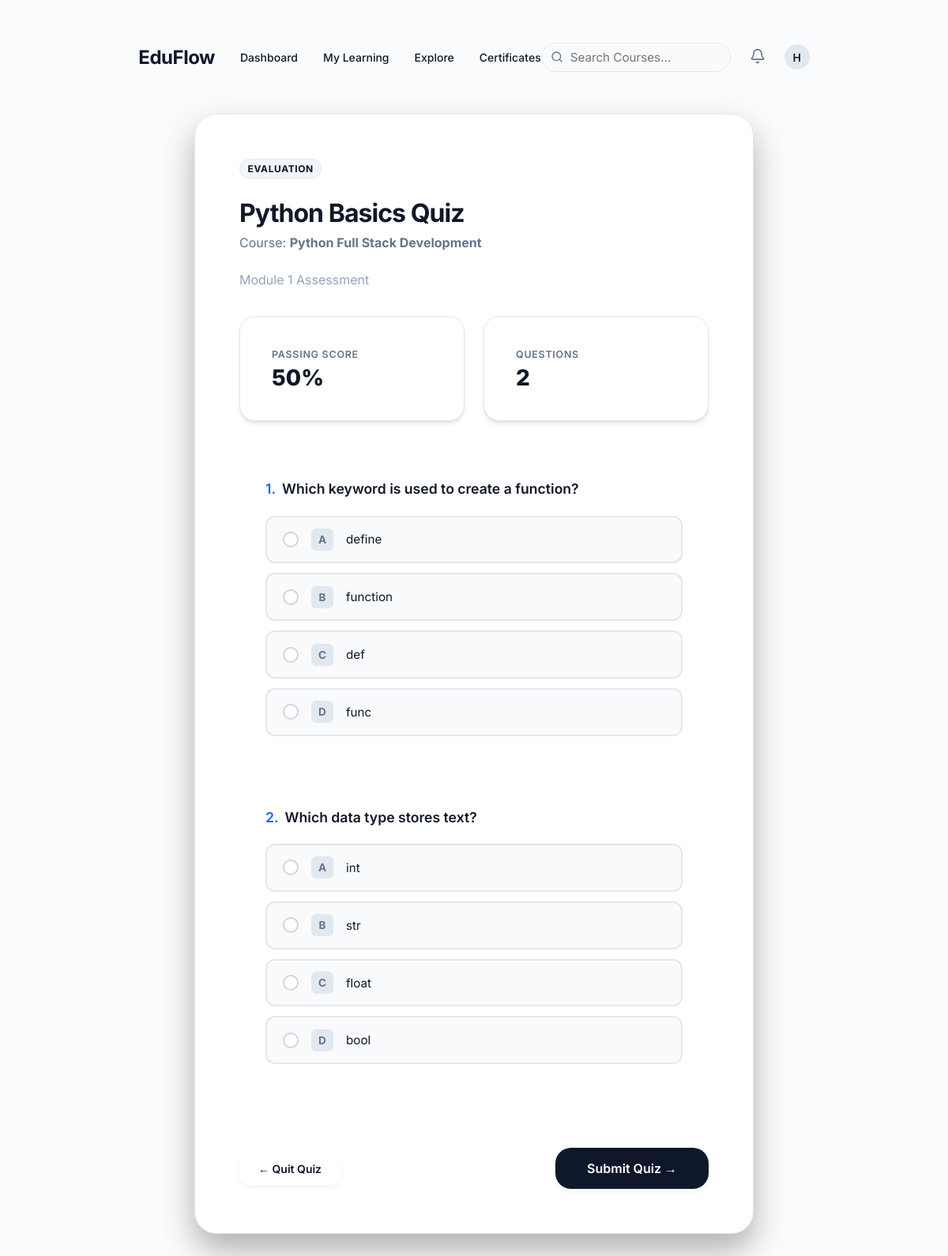
The page /quizzes/1/ (signed in) on the database its author committed.
### accounts/models.py (models this page shows, shortened)
class User(AbstractUser):
    email = models.EmailField(unique=True)
    is_student = models.BooleanField(default=True)
    is_instructor = models.BooleanField(default=False)

### quizzes/models.py (models this page shows, shortened)
class Quiz(models.Model):
    course = models.ForeignKey(
        Course,
        on_delete=models.CASCADE,
        related_name="quizzes"
    )
    title = models.CharField(max_length=200)
    description = models.TextField(
        blank=True,
        null=True
    )
    passing_score = models.PositiveIntegerField(
        default=50
    )
    created_at = models.DateTimeField(
        auto_now_add=True
    )

class Question(models.Model):
    QUESTION_TYPES = (
        ("MCQ", "Multiple Choice"),
        ("TF", "True/False"),
    )
    quiz = models.ForeignKey(
        Quiz,
        on_delete=models.CASCADE,
        related_name="questions"
    )
    text = models.TextField()
    option_a = models.CharField(
        max_length=255
    )
    option_b = models.CharField(
        max_length=255
    )
    option_c = models.CharField(
        max_length=255,
        blank=True
    )
    option_d = models.CharField(
        max_length=255,
        blank=True
    )
    correct_answer = models.CharField(
        max_length=1,
        choices=(
            ("A", "A"),
            ("B", "B"),
            ("C", "C"),
            ("D", "D"),
        )
    )
    question_type = models.CharField(
        max_length=10,
        choices=QUESTION_TYPES,
        default="MCQ"
    )
    points = models.PositiveIntegerField(
        default=1
    )

### courses/models.py (models this page shows, shortened)
class Course(models.Model):
    category = models.ForeignKey(
        Category,
        on_delete=models.SET_NULL,
        null=True,
        blank=True,
        related_name="courses"
    )
    tags = models.ManyToManyField(
        Tag,
        blank=True,
        related_name="courses"
    )
    skills = models.ManyToManyField(
        'paths.Skill',
        blank=True,
        related_name='courses'
    )
    cover_image = models.ImageField(upload_to="course_covers/", null=True, blank=True, validators=[validate_image_upload])
    level = models.CharField(max_length=20, choices=[('BEGINNER', 'Beginner'), ('INTERMEDIATE', 'Intermediate'), ('ADVANCED', 'Advanced')], default="BEGINNER")
    title = models.CharField(max_length=200)
    description = models.TextField()
    thumbnail = models.ImageField(
        upload_to="course_thumbnails/",
        blank=True,
        null=True,
        validators=[
            FileValidator(
                allowed_extensions=['.png', '.jpg', '.jpeg', '.webp'],
                allowed_mimetypes=['image/png', 'image/jpeg', 'image/webp'],
                max_size=2 * 1024 * 1024
            )
        ]
    )
    created_at = models.DateTimeField(
        auto_now_add=True
    )
    updated_at = models.DateTimeField(
        auto_now=True
    )
    is_featured = models.BooleanField(
        default=False
    )

### quizzes/views.py (the view, shortened to what this page needs)
@login_required
def quiz_detail(request, pk):
    quiz = get_object_or_404(Quiz, pk=pk)
    questions = quiz.questions.all()
    return render(
        request,
        "quizzes/quiz_detail.html",
        {
            "quiz": quiz,
            "questions": questions,
        }
    )

### templates/quizzes/quiz_detail.html (shortened to what this page needs)
{% extends "base.html" %}
{% load static %}
{% block body_class %}page-centered{% endblock %}
{% block content %}
<div class="quiz-wrap">
    <div class="quiz-card">
        <span class="badge badge-navy" style="margin-bottom: 1.5rem;">Evaluation</span>
        <h1 style="font-size: 2rem; font-weight: 700; letter-spacing: -0.03em; margin-bottom: 0.5rem;" class="heading-gradient">
            {{ quiz.title }}
        </h1>
        <p class="text-muted" style="margin-bottom: 1.5rem;">Course: <strong>{{ quiz.course.title }}</strong></p>
        {% if quiz.description %}
        <p style="color: var(--text-subtle); line-height: 1.7; margin-bottom: 2rem;">{{ quiz.description }}</p>
        {% endif %}
        <div class="stats-grid" style="grid-template-columns: 1fr 1fr; margin-bottom: 2.5rem;"
             role="region" aria-label="Quiz information">
            <div class="stat-card">
                <p class="stat-label">Passing Score</p>
                <p class="stat-value" style="font-size: 1.75rem;">{{ quiz.passing_score }}%</p>
            </div>
            <div class="stat-card">
                <p class="stat-label">Questions</p>
                <p class="stat-value" style="font-size: 1.75rem;">{{ quiz.questions.count }}</p>
            </div>
        </div>
        <form method="POST" id="quiz-form" novalidate>
            {% for question in questions %}
            <div class="question-card" id="q-{{ question.id }}" role="group" aria-labelledby="q-text-{{ question.id }}">
                <h3>
                    <span class="q-number" aria-hidden="true">{{ forloop.counter }}.</span>
                    <span id="q-text-{{ question.id }}">{{ question.text }}</span>
                </h3>
                <div class="options-list" role="radiogroup" aria-label="Options for question {{ forloop.counter }}">
                    <label class="option-label">
                        <input type="radio" name="question_{{ question.id }}" value="A" required
                               aria-label="Option A: {{ question.option_a }}">
                        <span class="opt-letter" aria-hidden="true">A</span>
                        <span class="opt-text">{{ question.option_a }}</span>
                    </label>
                    <label class="option-label">
                        <input type="radio" name="question_{{ question.id }}" value="B"
                               aria-label="Option B: {{ question.option_b }}">
                        <span class="opt-letter" aria-hidden="true">B</span>
                        <span class="opt-text">{{ question.option_b }}</span>
                    </label>
                    {% if question.option_c %}
                    <label class="option-label">
                        <input type="radio" name="question_{{ question.id }}" value="C"
                               aria-label="Option C: {{ question.option_c }}">
                        <span class="opt-letter" aria-hidden="true">C</span>
                        <span class="opt-text">{{ question.option_c }}</span>
                    </label>
                    {% endif %}
                    {% if question.option_d %}
                    <label class="option-label">
                        <input type="radio" name="question_{{ question.id }}" value="D"
                               aria-label="Option D: {{ question.option_d }}">
                        <span class="opt-letter" aria-hidden="true">D</span>
                        <span class="opt-text">{{ question.option_d }}</span>
                    </label>
                    {% endif %}
                </div>
            </div>
            {% endfor %}
            <div style="display:flex; justify-content:space-between; align-items:center; flex-wrap:wrap; gap:1rem; margin-top:2.5rem; padding-top:2rem; border-top:1px solid rgba(255,255,255,0.06);">
                <a href="{% url 'course_detail' quiz.course.id %}" class="btn btn-secondary" id="btn-quit">
                    &larr; Quit Quiz
                </a>
                <button type="submit" class="btn btn-primary btn--lg" id="btn-submit">
                    Submit Quiz &rarr;
                </button>
            </div>
        </form>
    </div>
</div>
{% endblock %}

### templates/_navbar.html (shortened to what this page needs)
<nav class="global-nav" aria-label="Main navigation">
    <div class="container">
        <div class="global-nav__left">
            <a href="{% url 'dashboard' %}" class="global-nav__logo">EduFlow</a>
            <div class="global-nav__links">
                {% if request.user.is_authenticated %}
                    {% if is_admin %}
                    <a href="{% url 'instructor_dashboard' %}">Instructor Portal</a>
                    <a href="{% url 'monitoring_dashboard' %}">Monitoring</a>
                    <a href="{% url 'reports_dashboard' %}">Reports</a>
                    {% else %}
                    <a href="{% url 'dashboard' %}">Dashboard</a>
                    <a href="{% url 'my_courses' %}">My Learning</a>
                    <a href="{% url 'course_list' %}">Explore</a>
                    <a href="{% url 'certificate_list' %}">Certificates</a>
                    {% endif %}
                {% else %}
                    <a href="{% url 'course_list' %}">Explore</a>
                {% endif %}
            </div>
        </div>
        <div class="global-nav__right">
            {% if request.user.is_authenticated %}
                <div class="global-nav__links" style="gap: 24px;">
                    <form action="{% url 'search_courses' %}" method="get" style="position: relative; flex: 0 0 240px; max-width: 240px;">
                        <i data-lucide="search" style="position: absolute; left: 12px; top: 50%; transform: translateY(-50%); width: 16px; height: 16px; color: var(--text-muted);"></i>
                        <input type="text" name="q" placeholder="Search Courses..." class="input" style="padding-left: 36px; padding-top: 0.5rem; padding-bottom: 0.5rem; border-radius: var(--radius-full); width: 100%; background: #F8FAFC;">
                    </form>
                    <div class="nav-notifications" style="position: relative; display: flex; align-items: center;">
                        <button id="notificationBell" style="background: none; border: none; cursor: pointer; position: relative; padding: 0;">
                            <i data-lucide="bell" style="width: 20px; color: var(--text-muted);"></i>
                        </button>
                    </div>
                    <a href="{% url 'profile' %}" aria-label="Profile" style="display: flex; align-items: center;">
                        <div class="avatar avatar-sm" aria-hidden="true">{{ request.user.username|make_list|first|upper }}</div>
                    </a>
                </div>
            {% else %}
                <div class="global-nav__links">
                    <a href="{% url 'login' %}" class="btn btn-secondary btn--sm">Log In</a>
                    <a href="{% url 'register' %}" class="btn btn-primary btn--sm">Sign Up</a>
                </div>
            {% endif %}
        </div>
    </div>
</nav>

### static/css/main.css (style rules this page uses)
:root { --bg-gradient: #FAFBFC; --bg-gradient-auth: #FAFBFC; --card-bg: #FFFFFF; --card-bg-auth: #FFFFFF; --card-border: #E5E7EB; --accent-primary: #0F172A; --accent-secondary: #2563EB; --accent-cyan: #06B6D4; --accent-green: #10B981; --accent-red: #EF4444; --accent-amber: #F59E0B; --accent-gold: #D4AF37; --text-primary: #111827; --text-muted: #64748B; --text-subtle: #94A3B8; --input-bg: #FFFFFF; --input-border: #E5E7EB; --input-focus: #2563EB; --success: #10B981; --danger: #EF4444; --warning: #F59E0B; --info: #06B6D4; --shadow-sm: 0 4px 8px rgba(0,0,0,.04); --shadow-md: 0 12px 24px rgba(15,23,42,.08); --shadow-lg: 0 24px 48px rgba(15,23,42,.12); --radius-sm: 8px; --radius-md: 12px; --radius-lg: 20px; --radius-xl: 28px; --radius-full: 9999px; }
*, *::before, *::after { box-sizing: border-box; margin: 0; padding: 0; }
html { scroll-behavior: smooth; }
body { font-family: 'Inter', sans-serif; background: var(--bg-gradient); color: var(--text-primary); min-height: 100vh; position: relative; overflow-x: hidden; }
.container { max-width: 1280px; margin: 0 auto; padding: 0 40px; width: 100%; }
.global-nav { height: 80px; background: var(--surface); border-bottom: 1px solid var(--border); display: flex; align-items: center; position: sticky; top: 0; z-index: 100; }
.global-nav .container { display: flex; justify-content: space-between; align-items: center; }
.global-nav__left, .global-nav__right { display: flex; align-items: center; gap: 32px; }
.global-nav__logo { font-size: 24px; font-weight: 700; color: var(--accent-primary); text-decoration: none; letter-spacing: -0.02em; }
.global-nav__links { display: flex; align-items: center; gap: 32px; white-space: nowrap; }
.global-nav__links a { text-decoration: none; color: var(--text-secondary); font-weight: 500; font-size: 14px; transition: color 200ms ease; }
.page-centered { display: flex; flex-direction: column; align-items: center; justify-content: center; padding: 2rem 1rem; min-height: 100vh; }
.text-muted { color: var(--text-muted); }
.btn { display: inline-flex; align-items: center; justify-content: center; gap: 0.4rem; padding: 0.75rem 1.5rem; border-radius: 12px; font-family: inherit; font-size: 0.925rem; font-weight: 600; text-decoration: none; cursor: pointer; border: none; transition: all 0.3s cubic-bezier(0.16, 1, 0.3, 1); white-space: nowrap; }
.btn--lg { padding: 1rem 2.25rem; font-size: 1rem; border-radius: 14px; }
.btn-primary { background: var(--accent-primary); color: #FFFFFF !important; box-shadow: var(--shadow-sm); }
.btn-secondary { background: #FFFFFF; border: 1px solid var(--border); color: var(--accent-primary); box-shadow: var(--shadow-sm); }
.form-input, input[type="text"], input[type="email"], input[type="password"], input[type="number"], input[type="url"], select, textarea { width: 100%; padding: 0.85rem 1.25rem; background: var(--input-bg); border: 1px solid var(--input-border); border-radius: 12px; font-size: 0.95rem; color: var(--text-primary); font-family: inherit; transition: all 0.25s ease; }
.badge { display: inline-flex; align-items: center; padding: 0.3rem 0.75rem; border-radius: 8px; font-size: 0.75rem; font-weight: 600; text-transform: uppercase; letter-spacing: 0.04em; }
.badge-navy { background: rgba(15, 23, 42, 0.08); border: 1px solid rgba(15, 23, 42, 0.2); color: #0F172A; }
.stats-grid { display: grid; grid-template-columns: repeat(auto-fit, minmax(180px, 1fr)); gap: 1.5rem; margin-bottom: 3rem; }
.stat-card { background: var(--card-bg); border: 1px solid #E2E8F0; border-radius: var(--radius-lg); padding: 2.5rem; box-shadow: 0 4px 6px -1px rgba(0,0,0,0.1), 0 2px 4px -1px rgba(0,0,0,0.06); position: relative; overflow: hidden; }
.stat-card::after { content: ''; position: absolute; inset: 0; background: linear-gradient(135deg, rgba(6,182,212,0.04), rgba(139,92,246,0.04)); opacity: 0; transition: opacity 0.3s; }
.stat-label { font-size: 0.78rem; font-weight: 600; color: var(--text-muted); text-transform: uppercase; letter-spacing: 0.06em; margin-bottom: 0.5rem; position: relative; z-index: 1; }
.stat-value { font-size: 2.25rem; font-weight: 800; background: linear-gradient(135deg, #111827 50%, #4B5563 100%); -webkit-background-clip: text; -webkit-text-fill-color: transparent; background-clip: text; position: relative; z-index: 1; line-height: 1; }

### rows shown on the page
User: user.username|make_list "H"
Quiz: title "Python Basics Quiz", course "Python Full Stack Development", description "Module 1 Assessment", passing_score "50", questions.count "2"
Question: text "Which keyword is used to create a function?", option_a "define", option_b "function", option_c "def", option_d "func"
Question: text "Which data type stores text?", option_a "int", option_b "str", option_c "float", option_d "bool"
